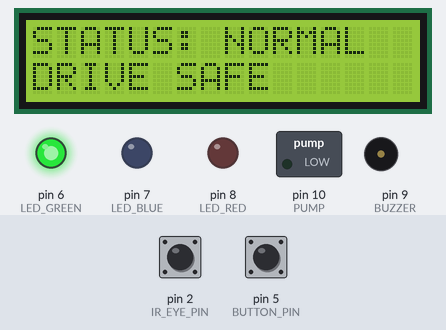
The sketch below on a simulated Arduino Uno, built with avr-gcc and run on an emulated ATmega328P. Shown: 16×2 character LCD, switched loads named in the sketch (green lamp = pin HIGH), output pins drawn as LEDs (lit = HIGH), buzzer (waves = sounding). Inputs (shaded band) come from the test bench; at power-on: pin 2 (IR_EYE_PIN) HIGH, pin 5 (BUTTON_PIN) HIGH. What the sketch prints to the serial monitor is not drawn.

Above: at 2.7 s.
2.8 s: pin 2 (IR_EYE_PIN) driven LOW
5.8 s: pin 5 (BUTTON_PIN) pulled LOW for 0.25 s
At 7.6 s:
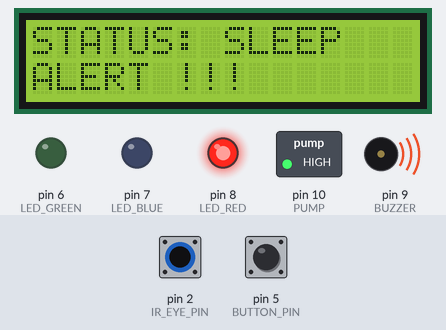
8.2 s: pin 5 (BUTTON_PIN) pulled LOW for 1 s
At 9.6 s:
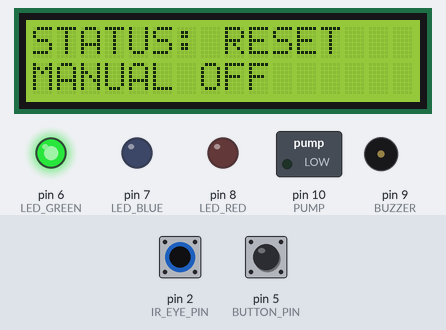
11.4 s: pin 5 (BUTTON_PIN) pulled LOW for 3.2 s
At 15.6 s:
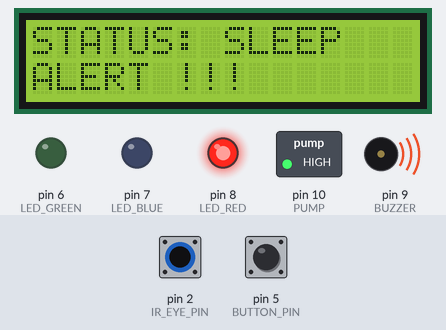
16.3 s: pin 2 (IR_EYE_PIN) pulsed HIGH 2 times (0.12 s each, 0.3 s apart)
At 17.7 s:
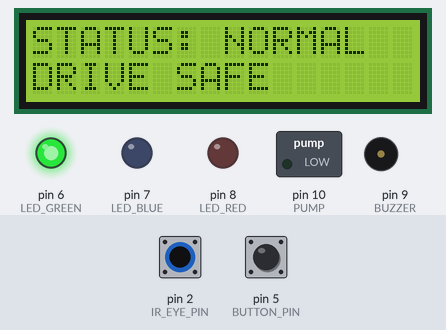
Timing chart, 0 to 20.9 s (numbered marks = the images above; inputs shaded):
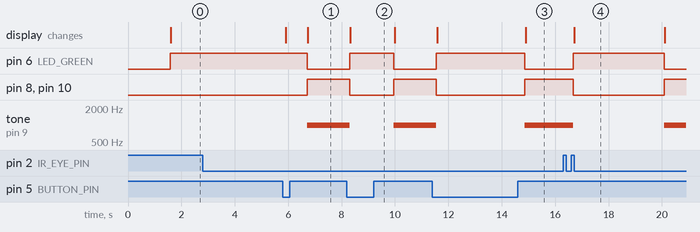

Measured:
- after the input at 2.8 s, every drawn part: stays the same
- after the input at 5.8 s, pin 6 (LED_GREEN): HIGH → LOW after 0.91 s instead of 0.31 s; pin 8 (LED_RED), pin 10 (PUMP): LOW → HIGH after 0.91 s instead of 0.31 s; tone on pin 9 (BUZZER): silent → 1000 Hz after 0.91 s instead of 0.31 s; the display: first changes after 0.11 s (image 1 shows a later state)
- after the input at 8.2 s, pin 6 (LED_GREEN): LOW → HIGH after 0.10 s, → LOW 1.7 s later; pin 8 (LED_RED), pin 10 (PUMP): HIGH → LOW after 0.10 s, → HIGH 1.7 s later; tone on pin 9 (BUZZER): 1000 Hz → silent after 0.10 s, → 1000 Hz 1.7 s later; the display: changes after 0.13 s (image 2)
- after the input at 11.4 s, pin 6 (LED_GREEN): LOW → HIGH after 0.15 s, → LOW 3.3 s later; pin 8 (LED_RED), pin 10 (PUMP): HIGH → LOW after 0.15 s, → HIGH 3.3 s later; tone on pin 9 (BUZZER): 1000 Hz → silent after 0.15 s, → 1000 Hz 3.3 s later; the display: first changes after 0.18 s (image 3 shows a later state)
- after the input at 16.3 s, pin 6 (LED_GREEN): LOW → HIGH after 0.38 s, → LOW 3.4 s later; pin 8 (LED_RED), pin 10 (PUMP): HIGH → LOW after 0.38 s, → HIGH 3.4 s later; tone on pin 9 (BUZZER): 1000 Hz → silent after 0.38 s, → 1000 Hz 3.4 s later; the display: changes after 0.41 s (image 4)

The sketch:

practical_code.ino
```cpp
// PRACTICAL HARDWARE IMPLEMENTATION
// IR Eye Blink Sensor + Hall Effect Sensor
// Driver Drowsiness and Speed Monitoring System

#include <Adafruit_LiquidCrystal.h>

Adafruit_LiquidCrystal lcd(0);

// -------- Pin Definitions --------
#define IR_EYE_PIN 2
#define HALL_PIN 3
#define BUTTON_PIN 5

#define LED_GREEN 6
#define LED_BLUE  7
#define LED_RED   8

#define BUZZER 9
#define PUMP 10

#define LDR_PIN A1

// -------- Thresholds --------
#define SLEEP_TIME 3000  // 3 seconds

// -------- Variables --------
unsigned long sleepTimer = 0;
bool sleepDetected = false;

void setup() {
  pinMode(IR_EYE_PIN, INPUT);
  pinMode(HALL_PIN, INPUT);
  pinMode(BUTTON_PIN, INPUT_PULLUP);

  pinMode(LED_GREEN, OUTPUT);
  pinMode(LED_BLUE, OUTPUT);
  pinMode(LED_RED, OUTPUT);

  pinMode(BUZZER, OUTPUT);
  pinMode(PUMP, OUTPUT);

  Serial.begin(9600);
  lcd.begin(16, 2);

  lcd.print("Driver System");
  delay(1500);
  lcd.clear();
}

void loop() {

  // -------- Manual OFF --------
  if (digitalRead(BUTTON_PIN) == LOW) {
    noTone(BUZZER);
    digitalWrite(PUMP, LOW);

    digitalWrite(LED_GREEN, HIGH);
    digitalWrite(LED_BLUE, LOW);
    digitalWrite(LED_RED, LOW);

    lcd.setCursor(0, 0);
    lcd.print("STATUS: RESET ");
    lcd.setCursor(0, 1);
    lcd.print("MANUAL OFF    ");

    Serial.println("Manual OFF Activated");
    delay(800);
    return;
  }

  // -------- Eye Blink Detection --------
  if (digitalRead(IR_EYE_PIN) == LOW) {  // Eye closed
    if (sleepTimer == 0)
      sleepTimer = millis();

    if (millis() - sleepTimer >= SLEEP_TIME)
      sleepDetected = true;
  } else {
    sleepTimer = 0;
    sleepDetected = false;
  }

  // -------- Sleep Alert --------
  if (sleepDetected) {
    tone(BUZZER, 1000);
    digitalWrite(PUMP, HIGH);

    digitalWrite(LED_RED, HIGH);
    digitalWrite(LED_GREEN, LOW);
    digitalWrite(LED_BLUE, LOW);

    lcd.setCursor(0, 0);
    lcd.print("STATUS: SLEEP ");
    lcd.setCursor(0, 1);
    lcd.print("ALERT !!!     ");

    Serial.println("DROWSINESS DETECTED");
  }

  // -------- Normal State --------
  else {
    noTone(BUZZER);
    digitalWrite(PUMP, LOW);

    digitalWrite(LED_GREEN, HIGH);
    digitalWrite(LED_BLUE, LOW);
    digitalWrite(LED_RED, LOW);

    lcd.setCursor(0, 0);
    lcd.print("STATUS: NORMAL");
    lcd.setCursor(0, 1);
    lcd.print("DRIVE SAFE   ");

    Serial.println("Normal Driving");
  }

  delay(200);
}
```
